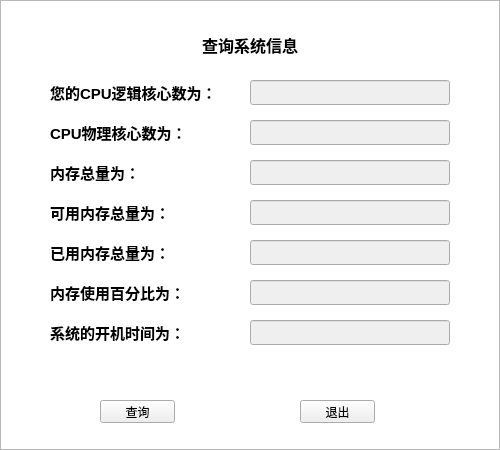
<?xml version="1.0" encoding="UTF-8"?>
<ui version="4.0">
 <class>widget</class>
 <widget class="QWidget" name="widget">
  <property name="geometry">
   <rect>
    <x>0</x>
    <y>0</y>
    <width>500</width>
    <height>450</height>
   </rect>
  </property>
  <property name="windowTitle">
   <string>Form</string>
  </property>
  <property name="windowIcon">
   <iconset>
    <normaloff>C:/Users/Administrator/Downloads/d7068f2077548af0d252f6cbf12152d8.png</normaloff>C:/Users/Administrator/Downloads/d7068f2077548af0d252f6cbf12152d8.png</iconset>
  </property>
  <widget class="QListView" name="listView">
   <property name="geometry">
    <rect>
     <x>0</x>
     <y>0</y>
     <width>500</width>
     <height>450</height>
    </rect>
   </property>
  </widget>
  <widget class="QPushButton" name="pushButton_quit">
   <property name="geometry">
    <rect>
     <x>300</x>
     <y>400</y>
     <width>75</width>
     <height>23</height>
    </rect>
   </property>
   <property name="text">
    <string>退出</string>
   </property>
  </widget>
  <widget class="QPushButton" name="pushButton_selecct">
   <property name="geometry">
    <rect>
     <x>100</x>
     <y>400</y>
     <width>75</width>
     <height>23</height>
    </rect>
   </property>
   <property name="text">
    <string>查询</string>
   </property>
  </widget>
  <widget class="QLabel" name="label_title">
   <property name="geometry">
    <rect>
     <x>190</x>
     <y>30</y>
     <width>120</width>
     <height>30</height>
    </rect>
   </property>
   <property name="text">
    <string>&lt;html&gt;&lt;head/&gt;&lt;body&gt;&lt;p align=&quot;center&quot;&gt;&lt;span style=&quot; font-size:12pt; font-weight:600;&quot;&gt;查询系统信息&lt;/span&gt;&lt;/p&gt;&lt;/body&gt;&lt;/html&gt;</string>
   </property>
  </widget>
  <widget class="QLabel" name="label_cpu_logical">
   <property name="geometry">
    <rect>
     <x>50</x>
     <y>80</y>
     <width>400</width>
     <height>25</height>
    </rect>
   </property>
   <property name="mouseTracking">
    <bool>true</bool>
   </property>
   <property name="autoFillBackground">
    <bool>false</bool>
   </property>
   <property name="text">
    <string>&lt;html&gt;&lt;head/&gt;&lt;body&gt;&lt;p&gt;&lt;span style=&quot; font-size:11pt; font-weight:600;&quot;&gt;您的CPU逻辑核心数为：&lt;/span&gt;&lt;/p&gt;&lt;/body&gt;&lt;/html&gt;</string>
   </property>
  </widget>
  <widget class="QLabel" name="label_cpu_physical">
   <property name="geometry">
    <rect>
     <x>50</x>
     <y>120</y>
     <width>400</width>
     <height>25</height>
    </rect>
   </property>
   <property name="mouseTracking">
    <bool>true</bool>
   </property>
   <property name="autoFillBackground">
    <bool>false</bool>
   </property>
   <property name="text">
    <string>&lt;html&gt;&lt;head/&gt;&lt;body&gt;&lt;p&gt;&lt;span style=&quot; font-size:11pt; font-weight:600;&quot;&gt;CPU物理核心数为：&lt;/span&gt;&lt;/p&gt;&lt;/body&gt;&lt;/html&gt;</string>
   </property>
  </widget>
  <widget class="QLabel" name="label_memory_total">
   <property name="geometry">
    <rect>
     <x>50</x>
     <y>160</y>
     <width>400</width>
     <height>25</height>
    </rect>
   </property>
   <property name="mouseTracking">
    <bool>true</bool>
   </property>
   <property name="autoFillBackground">
    <bool>false</bool>
   </property>
   <property name="text">
    <string>&lt;html&gt;&lt;head/&gt;&lt;body&gt;&lt;p&gt;&lt;span style=&quot; font-size:11pt; font-weight:600;&quot;&gt;内存总量为：&lt;/span&gt;&lt;/p&gt;&lt;/body&gt;&lt;/html&gt;</string>
   </property>
  </widget>
  <widget class="QLabel" name="label_memory_total_available">
   <property name="geometry">
    <rect>
     <x>50</x>
     <y>200</y>
     <width>400</width>
     <height>25</height>
    </rect>
   </property>
   <property name="mouseTracking">
    <bool>true</bool>
   </property>
   <property name="autoFillBackground">
    <bool>false</bool>
   </property>
   <property name="text">
    <string>&lt;html&gt;&lt;head/&gt;&lt;body&gt;&lt;p&gt;&lt;span style=&quot; font-size:11pt; font-weight:600;&quot;&gt;可用内存总量为：&lt;/span&gt;&lt;/p&gt;&lt;/body&gt;&lt;/html&gt;</string>
   </property>
  </widget>
  <widget class="QLabel" name="label_memory_total_used">
   <property name="geometry">
    <rect>
     <x>50</x>
     <y>240</y>
     <width>400</width>
     <height>25</height>
    </rect>
   </property>
   <property name="mouseTracking">
    <bool>true</bool>
   </property>
   <property name="autoFillBackground">
    <bool>false</bool>
   </property>
   <property name="text">
    <string>&lt;html&gt;&lt;head/&gt;&lt;body&gt;&lt;p&gt;&lt;span style=&quot; font-size:11pt; font-weight:600;&quot;&gt;已用内存总量为：&lt;/span&gt;&lt;/p&gt;&lt;/body&gt;&lt;/html&gt;</string>
   </property>
  </widget>
  <widget class="QLabel" name="label_memory_percent">
   <property name="geometry">
    <rect>
     <x>50</x>
     <y>280</y>
     <width>400</width>
     <height>25</height>
    </rect>
   </property>
   <property name="mouseTracking">
    <bool>true</bool>
   </property>
   <property name="autoFillBackground">
    <bool>false</bool>
   </property>
   <property name="text">
    <string>&lt;html&gt;&lt;head/&gt;&lt;body&gt;&lt;p&gt;&lt;span style=&quot; font-size:11pt; font-weight:600;&quot;&gt;内存使用百分比为：&lt;/span&gt;&lt;/p&gt;&lt;/body&gt;&lt;/html&gt;</string>
   </property>
  </widget>
  <widget class="QLabel" name="label_system_start_time">
   <property name="geometry">
    <rect>
     <x>50</x>
     <y>320</y>
     <width>400</width>
     <height>25</height>
    </rect>
   </property>
   <property name="mouseTracking">
    <bool>true</bool>
   </property>
   <property name="autoFillBackground">
    <bool>false</bool>
   </property>
   <property name="text">
    <string>&lt;html&gt;&lt;head/&gt;&lt;body&gt;&lt;p&gt;&lt;span style=&quot; font-size:11pt; font-weight:600;&quot;&gt;系统的开机时间为：&lt;/span&gt;&lt;/p&gt;&lt;/body&gt;&lt;/html&gt;</string>
   </property>
  </widget>
  <widget class="QLineEdit" name="lineEdit_cpu_logical">
   <property name="enabled">
    <bool>false</bool>
   </property>
   <property name="geometry">
    <rect>
     <x>250</x>
     <y>80</y>
     <width>200</width>
     <height>25</height>
    </rect>
   </property>
   <property name="frame">
    <bool>true</bool>
   </property>
   <property name="dragEnabled">
    <bool>false</bool>
   </property>
   <property name="readOnly">
    <bool>false</bool>
   </property>
  </widget>
  <widget class="QLineEdit" name="lineEdit_cpu_physical">
   <property name="enabled">
    <bool>false</bool>
   </property>
   <property name="geometry">
    <rect>
     <x>250</x>
     <y>120</y>
     <width>200</width>
     <height>25</height>
    </rect>
   </property>
   <property name="frame">
    <bool>true</bool>
   </property>
  </widget>
  <widget class="QLineEdit" name="lineEdit_memory_total">
   <property name="enabled">
    <bool>false</bool>
   </property>
   <property name="geometry">
    <rect>
     <x>250</x>
     <y>160</y>
     <width>200</width>
     <height>25</height>
    </rect>
   </property>
  </widget>
  <widget class="QLineEdit" name="lineEdit_memory_total_available">
   <property name="enabled">
    <bool>false</bool>
   </property>
   <property name="geometry">
    <rect>
     <x>250</x>
     <y>200</y>
     <width>200</width>
     <height>25</height>
    </rect>
   </property>
  </widget>
  <widget class="QLineEdit" name="lineEdit_memory_total_used">
   <property name="enabled">
    <bool>false</bool>
   </property>
   <property name="geometry">
    <rect>
     <x>250</x>
     <y>240</y>
     <width>200</width>
     <height>25</height>
    </rect>
   </property>
  </widget>
  <widget class="QLineEdit" name="lineEdit_system_start_time">
   <property name="enabled">
    <bool>false</bool>
   </property>
   <property name="geometry">
    <rect>
     <x>250</x>
     <y>320</y>
     <width>200</width>
     <height>25</height>
    </rect>
   </property>
  </widget>
  <widget class="QLineEdit" name="lineEdit_memory_percent">
   <property name="enabled">
    <bool>false</bool>
   </property>
   <property name="geometry">
    <rect>
     <x>250</x>
     <y>280</y>
     <width>200</width>
     <height>25</height>
    </rect>
   </property>
  </widget>
 </widget>
 <resources/>
 <connections>
  <connection>
   <sender>pushButton_quit</sender>
   <signal>clicked()</signal>
   <receiver>widget</receiver>
   <slot>close()</slot>
   <hints>
    <hint type="sourcelabel">
     <x>337</x>
     <y>413</y>
    </hint>
    <hint type="destinationlabel">
     <x>356</x>
     <y>-4</y>
    </hint>
   </hints>
  </connection>
 </connections>
 <slots>
  <slot>slot1()</slot>
 </slots>
</ui>
